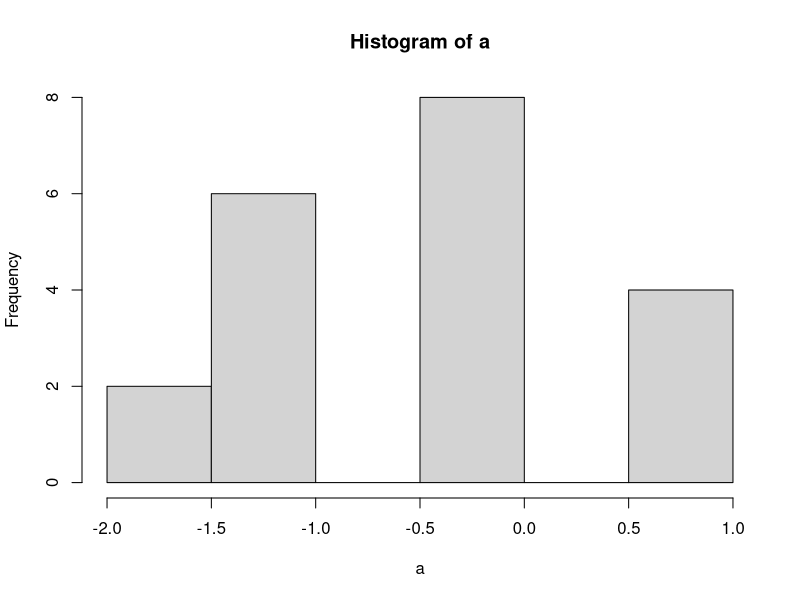
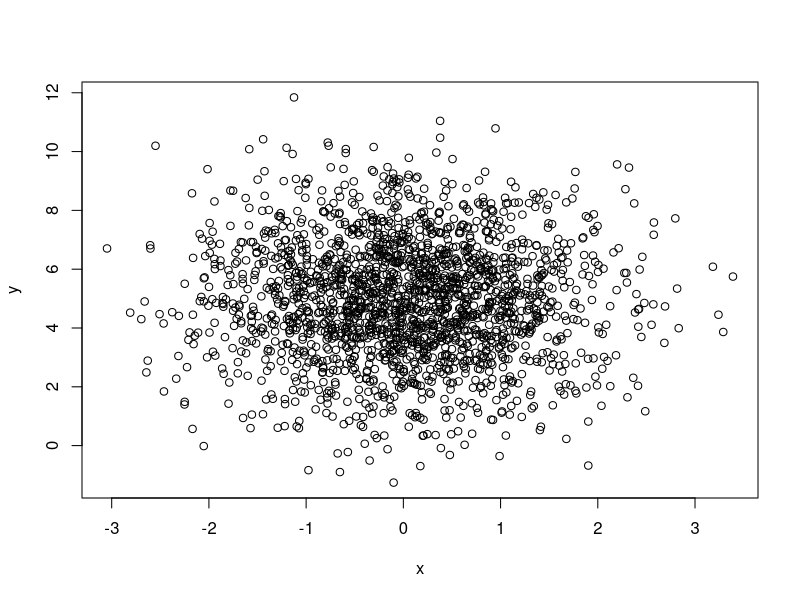

These figures' R source, in order:
#zad1
set.seed(123)
x <- round(rnorm(20, 0, 1), 2)
print(x)

x[ (-2 <= x & x <= -1) | (1 <= x & x <= 2)]

length(x[x<0])

length(x[x<0])/ length(x[x>=0])

mean(abs(x))

x[which.min(abs(x))]
x[which.max(abs(x))]

x[which.min(abs(2 - x))]
x[which.max(abs(2 - x))]

x1 <- x - min(x)
x1 / max(x1)

n <- length(x)
y <- character(n)

y[x>=0] <- "nieujemna"
y[x<0] <- "ujemna"
y


z <- rep("duży", n)
z[x<(-1)] <- "mały"
z[abs(x)<= 1] <- "średni"
z

a <- floor(x)
hist(a)

#zad2
# a
x <- rnorm(20, 0, 1); y <- 10*x+2
n <- length(x)
r <- sum((x - mean(x)) * (y - mean(y))/(sd(x) * sd(y)))/(length(x) - 1)
r
cor(x, y, method="pearson")

# b
x <- rnorm(20, 0, 1); y <- -4*x+1
r <- sum((x - mean(x)) * (y - mean(y))/(sd(x) * sd(y)))/(length(x) - 1)
r
cor(x, y, method="pearson")

# c
x <- rnorm(2000, 0, 1); y <- rnorm(2000, 5, 2)
r <- sum((x - mean(x)) * (y - mean(y))/(sd(x) * sd(y)))/(length(x) - 1)
plot(x, y)
r
cor(x, y, method="pearson")

#zad6
arcus_sin <- function(x, m = 1000){
  a <- double(m)
  for (n in 0:m){
    a[n + 1] <- (factorial(2*n)) * x**(2*n + 1)/ (4**n * factorial(n)**2 * (2*n+1))
  }
  sum(a)
}
s <- arcus_sin(0.1)
s
asin(0.1)
